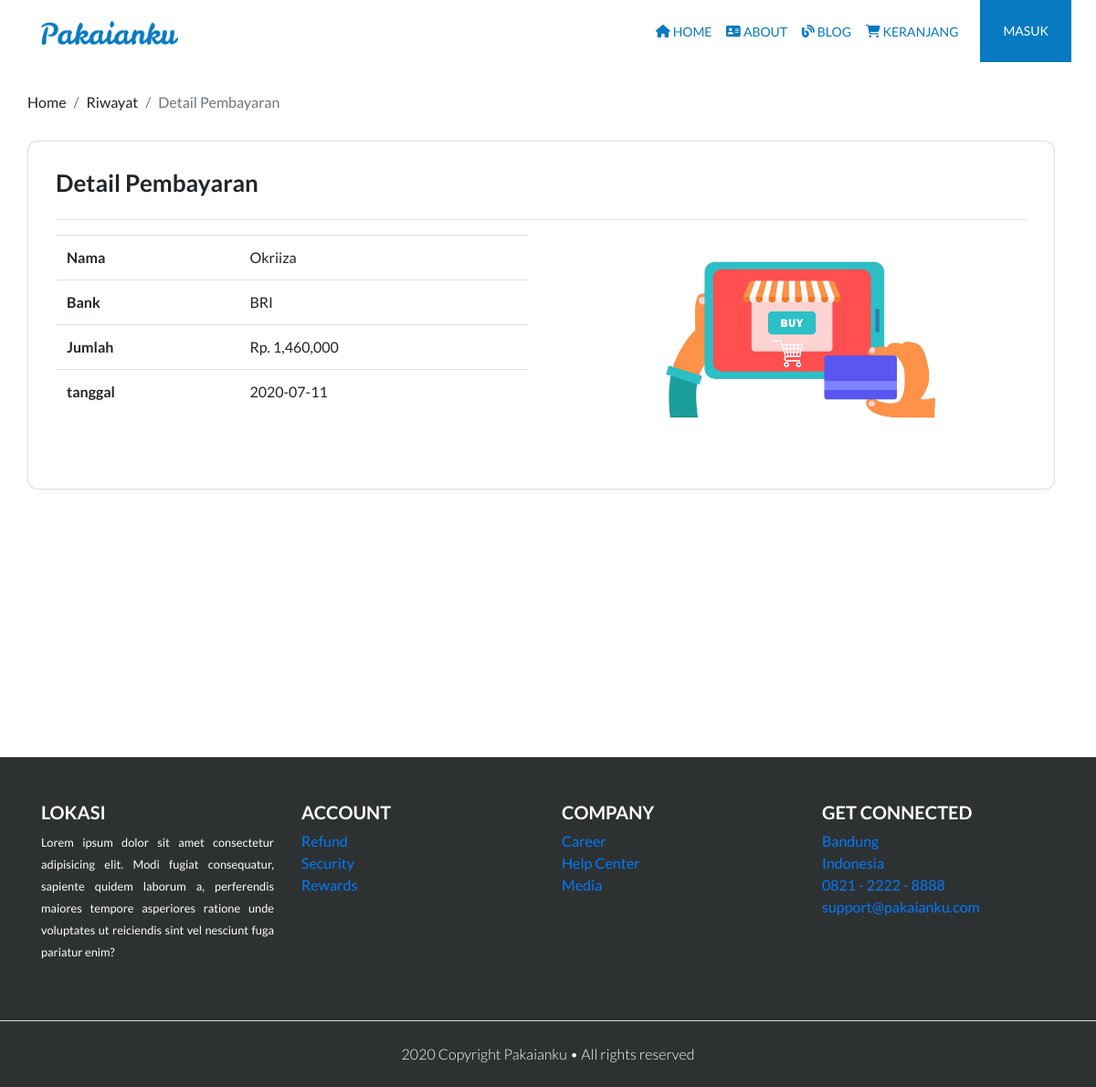
The app's page /lihat_pembayaran.php?id=1 with its own data.
### tables this page shows
CREATE TABLE `pembayaran` (
  `id_pembayaran` int(11) NOT NULL,
  `id_pembelian` int(11) NOT NULL,
  `nama` varchar(255) NOT NULL,
  `bank` varchar(255) NOT NULL,
  `jumlah` int(11) NOT NULL,
  `tanggal` date NOT NULL,
  `bukti` varchar(255) NOT NULL,
  `created` datetime NOT NULL DEFAULT current_timestamp(),
  `updated` datetime NOT NULL DEFAULT current_timestamp() ON UPDATE current_timestamp()
);

### lihat_pembayaran.php (the view, shortened to what this page needs)
<?php
include 'koneksi.php';
?>
<?php include 'navbar.php' ;?>
<?php
$id_pembelian = $_GET['id'];
$ambil = $koneksi->query("SELECT * FROM pembayaran WHERE id_pembelian='$id_pembelian' ");
$detail = $ambil->fetch_assoc();
?>
<section class="section-details-content">
    <div class="container">
        <div class="row">
            <div class="col p-0">
                <nav>
                <ol class="breadcrumb">
                    <li class="breadcrumb-item">Home</li>
                    <li class="breadcrumb-item">Riwayat</li>
                    <li class="breadcrumb-item active">Detail Pembayaran</li>
                </ol>
                </nav>
            </div>
        </div>
        <div class="row">
            <div class="col-lg-12 pl-lg-0">
                <div class="card card-details">
                <h1 class="font-weight-bold">Detail Pembayaran</h1>
                <hr>
                <div class="row">
                    <div class="col-md-6">
                        <table class="table">
                            <tr>
                                <th>Nama</th>
                                <td><?php echo $detail['nama'] ?></td>
                            </tr>
                            <tr>
                                <th>Bank</th>
                                <td><?php echo $detail['bank'] ?></td>
                            </tr>
                            <tr>
                                <th>Jumlah</th>
                                <td>Rp. <?php echo number_format($detail['jumlah']) ?></td>
                            </tr>
                            <tr>
                                <th>tanggal</th>
                                <td><?php echo $detail['tanggal'] ?></td>
                            </tr>
                        </table>
                    </div>
                    <div class="col-md-6 text-center">
                        <img src="assets/img/bukti_pembayaran/<?php echo $detail['bukti']?>" alt="" class="img-responsive" width="350">
                    </div>
                </div>
            </div>
        </div>
        </div>
        </div>
</section>
<?php include 'footer.php' ;?>

### assets/style/main.css (style rules this page uses)
body { background-color: #fff; font-family: 'Lato', sans-serif; }
.section-details-content { margin-top: 100px; min-height: 85vh; }
.section-details-content .breadcrumb { background-color: transparent; padding: 0; margin-bottom: 30px; }
.section-details-content .card-details { padding: 30px; border-radius: 11px; }
.section-details-content .card-details h1 { font-size: 26px; }

### records on screen
pembayaran: nama "Okriiza", bank "BRI", jumlah "1,460,000", tanggal "2020-07-11", bukti (picture)
